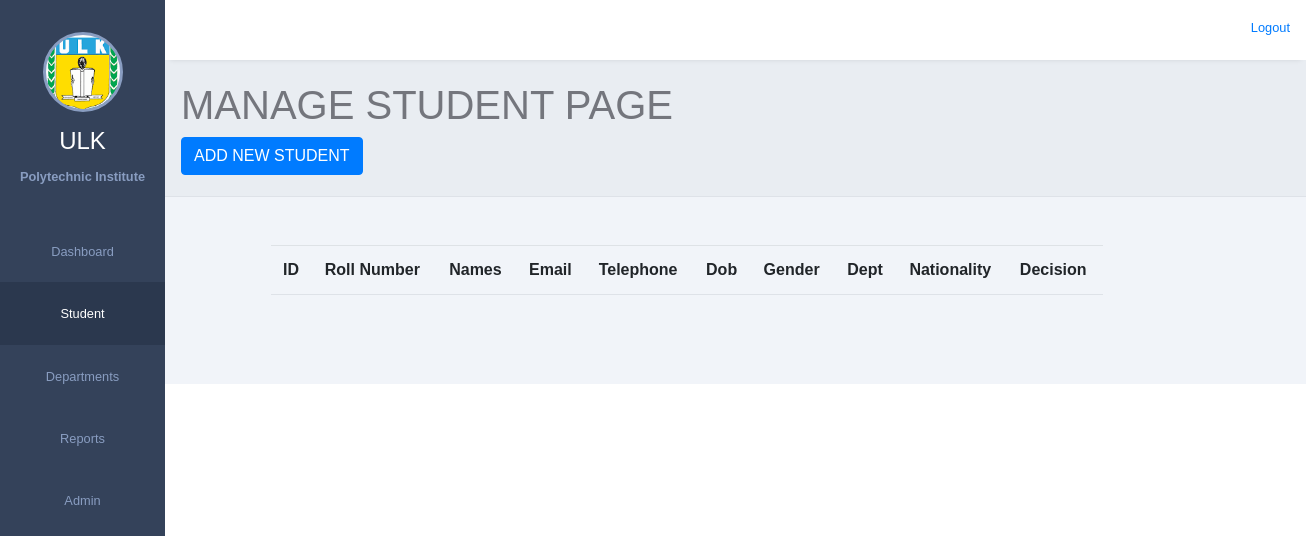
Before: /students.php with the older database file.
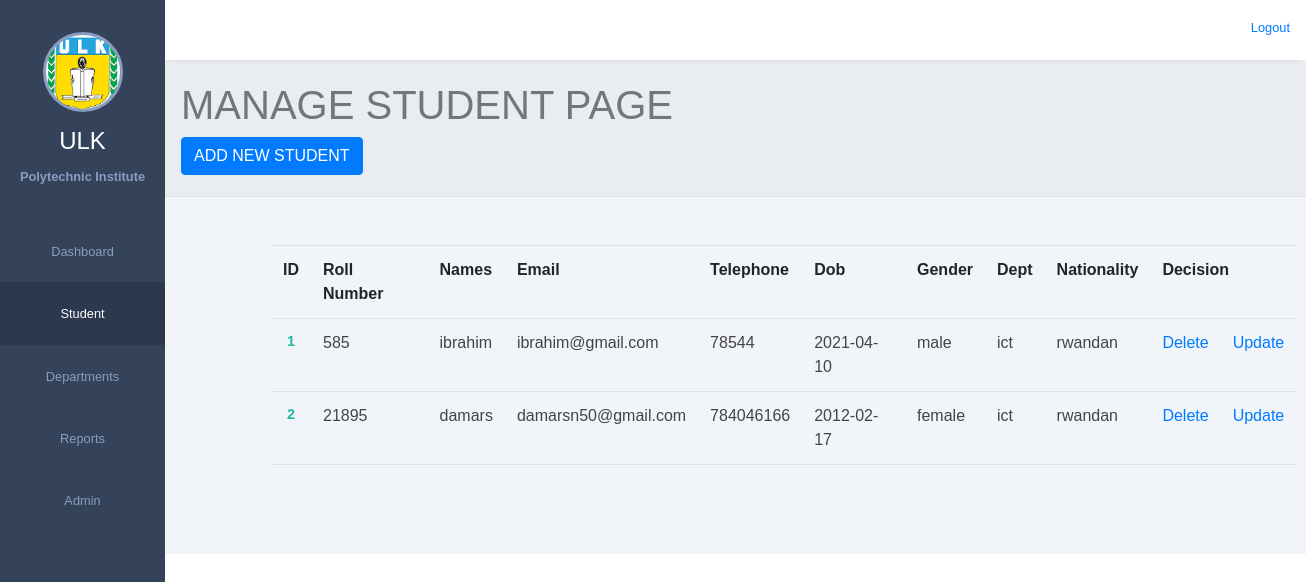
After: the same page with the newer database file.
### tables this page shows
CREATE TABLE IF NOT EXISTS `student` (
  `id` int NOT NULL AUTO_INCREMENT,
  `RollNumber` int NOT NULL,
  `Names` varchar(200) NOT NULL,
  `Email` varchar(100) NOT NULL,
  `Telephone` int NOT NULL,
  `Dob` date NOT NULL,
  `Gender` varchar(60) NOT NULL,
  `Dept` varchar(100) NOT NULL,
  `Nationality` varchar(100) NOT NULL,
  PRIMARY KEY (`id`)
);

### students.php (the view, shortened to what this page needs)
<?php
    require 'config.php';
?>
<!DOCTYPE html>
<html lang="en">
<head>
    <link href="https://cdn.jsdelivr.net/npm/bootstrap@4.6.0/dist/css/bootstrap.min.css" rel="stylesheet" />
<link href="https://cdn.jsdelivr.net/npm/bootstrap-icons@1.4.1/font/bootstrap-icons.css" rel="stylesheet" />
    <link rel="stylesheet" href="style.css">
    <link rel="stylesheet" href="https://maxst.icons8.com/vue-static/landings/line-awesome/line-awesome/1.3.0/css/line-awesome.min.css">
</head>
<body>
    <div class="sidebar">
        <div class="side-content">
            <div class="profile">
                <div class="profile-img bg-img" style="background-image: url(img/1.png)"></div>
                <h4>ULK</h4>
                <small>Polytechnic  Institute
                </small>
            </div>
            <div class="side-menu">
                <ul>
                    <li>
                        <a href="homepage.php">
                            <small>Dashboard</small>
                        </a>
                    </li>
                    <li>
                        <a href="students.php" class="active">
                            <small>Student</small>
                        </a>
                    </li>
                    <li>
                        <a href="departments.php">
                            <small>Departments</small>
                        </a>
                    </li>
                    <li>
                        <a href="adduser.php">
                            <small>Reports</small>
                        </a>
                    </li>
                    <li>
                        <a href="user">
                            <small>Admin</small>
                        </a>
                    </li>
                </ul>
            </div>
        </div>
    </div>
    <div class="main-content">
        <header>
            <div class="header-content">
                <div class="header-menu">
                    <div class="user">
                        <div class="bg-img" style="background-image: url(img/3.jpg)"></div>
                        <span> <a href="logout"> Logout</a></span>
                    </div>
                </div>
            </div>
        </header>
        <main>
            <div class="page-header">
                <h1>MANAGE STUDENT PAGE</h1>
                <small><a href="addStd.php"><button class="btn btn-primary">ADD NEW STUDENT</button></a></small>
            </div>
            <div class="page-content">
                <div class="analytics">
                    <div class="card-body">
                                    <div class="chart-area">
                                            <table class="table" style="margin-left: 70px;">
                                                <tr>
                                                    <th>ID</th>
                                                    <th>Roll Number</th>
                                                    <th>Names</th>
                                                    <th>Email</th>
                                                    <th>Telephone</th>
                                                    <th>Dob</th>
                                                    <th>Gender</th>
                                                    <th>Dept</th>
                                                    <th>Nationality</th>
                                                    <th colspan="2">Decision</th>
                                                        <?php
                                        $select="SELECT * FROM student ";
                                        $select_query=mysqli_query($con,$select);
                                            while ($row = mysqli_fetch_array($select_query)) {
                                                echo"<tr>";
                                                echo "<td>".$row['id']."</td>";
                                                echo "<td>".$row['RollNumber']."</td>";
                                                echo "<td>".$row['Names']."</td>";
                                                echo "<td>".$row['Email']."</td>";
                                                echo "<td>".$row['Telephone']."</td>";
                                                echo "<td>".$row['Dob']."</td>";
                                                echo "<td>".$row['Gender']."</td>";
                                                echo "<td>".$row['Dept']."</td>";
                                                echo "<td>".$row['Nationality']."</td>";
                                                echo "<td><a href='deletestd.php?id=".$row["id"]."'>Delete</a></td>";
                                                echo "<td><a href='editstd.php?id =" .$row["id"]."'>Update</a></td>";
                                                }
                                                ?>
                                            </table>
                                    </div>
                                </div>
                </div>
            </div>
        </main>
    </div>
</body>
</html>

### style.css (style rules this page uses)
:root { --main-color: #22BAA0; --color-dark: #34425A; --text-grey: #B0B0B0; }
* { margin: 0; padding: 0; text-decoration: none; list-style-type: none; box-sizing: border-box; font-family: 'Merriweather', sans-serif; }
.sidebar { position: fixed; height: 100%; width: 165px; left: 0; bottom: 0; top: 0; z-index: 100; background: var(--color-dark); transition: left 300ms; }
.side-content { height: calc(100vh - 60px); overflow: auto; }
.profile { text-align: center; padding: 2rem 0rem; }
.bg-img { background-repeat: no-repeat; background-size: cover; border-radius: 50%; background-size: cover; }
.profile-img { height: 80px; width: 80px; display: inline-block; margin: 0 auto .5rem auto; border: 3px solid #899DC1; }
.profile h4 { color: #fff; font-weight: 500; }
.profile small { color: #899DC1; font-weight: 600; }
.side-menu ul { text-align: center; }
.side-menu a { display: block; padding: 1.2rem 0rem; }
.side-menu a.active { background: #2B384E; }
.side-menu a.active span, .side-menu a.active small { color: #fff; }
.side-menu a span, .side-menu a small { color: #899DC1; }
.main-content { margin-left: 165px; width: calc(100% - 165px); transition: margin-left 300ms; }
header { position: fixed; right: 0; top: 0; left: 165px; z-index: 100; height: 60px; box-shadow: 0px 5px 5px -5px rgb(0 0 0 /10%); background: #fff; transition: left 300ms; }
.header-content, .header-menu { display: flex; align-items: center; }
.header-content { justify-content: space-between; padding: 0rem 1rem; }
.header-menu { justify-content: flex-end; padding-top: .5rem; }
.user { display: flex; align-items: center; }
.user div, .client-img { height: 40px; width: 40px; margin-right: 1rem; }
.user span:last-child { display: inline-block; margin-left: .3rem; font-size: .8rem; }
main { margin-top: 60px; }
.page-header { padding: 1.3rem 1rem; background: #E9edf2; border-bottom: 1px solid #dee2e8; }
.page-header h1, .page-header small { color: #74767d; }
.page-content { padding: 1.3rem 1rem; background: #f1f4f9; }
.analytics { display: grid; grid-template-columns: repeat(4, 1fr); grid-gap: 2rem; margin-top: .5rem; margin-bottom: 2rem; }
input, button, select { outline: none; }
table { border-collapse: collapse; }
table tbody td { padding: 1rem 0rem; color: #444; }
table tbody td:first-child { padding-left: 1rem; color: var(--main-color); font-weight: 600; font-size: .9rem; }
table tbody tr { border-bottom: 1px solid #dee2e8; }

Changed rows visible on the page:
added student: id "1", RollNumber "585", Names "ibrahim", Email "ibrahim@gmail.com", Telephone "78544", Dob "2021-04-10", Gender "male", Dept "ict", Nationality "rwandan"
added student: id "2", RollNumber "21895", Names "damars", Email "damarsn50@gmail.com", Telephone "784046166", Dob "2012-02-17", Gender "female", Dept "ict", Nationality "rwandan"
